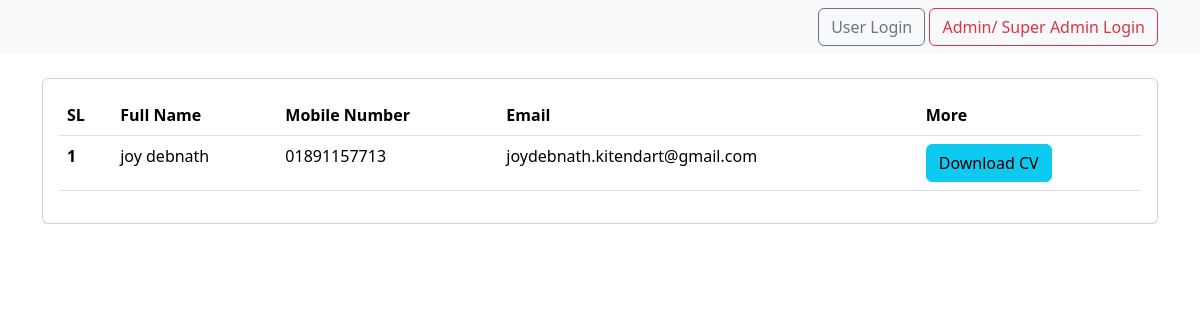
Screenshot of /user/users-info/ with the database file from the repository.
### userprofile/models.py (models this page shows, shortened)
class CvUpload(models.Model):
    person = models.OneToOneField(User, null=True, blank=True, on_delete= models.CASCADE)
    upload_cv = models.FileField(upload_to='cv', null=True, blank=True)

### accounts/models.py (models this page shows, shortened)
class User(AbstractUser):
    full_name = models.CharField(max_length=150, null=True)
    email = models.EmailField(unique=True, null=True)
    mobile_number = models.CharField(max_length=11, null=True, unique=True)
    profile_picture = models.ImageField(upload_to='profile/', null=True, blank=True, default='user-default/avatar.png')
    USERNAME_FIELD = 'mobile_number'
    REQUIRED_FIELDS = ['username']

### userprofile/views.py (the view)
# urls.py: path('users-info/', views.usersInfo, name="users-info"),
def usersInfo(request):
    cvs = CvUpload.objects.all()
    context = {'cvs': cvs}
    return render(request, 'userprofile/users_info.html', context)

### userprofile/templates/userprofile/users_info.html (shortened to what this page needs)
{% extends 'userprofile/base.html' %}
{% block content %}
<br>
<div class="container">
    <div class="card">
        <div class="card-body">
            <table class="table">
                <thead>
                  <tr>
                    <th scope="col">SL</th>
                    <th scope="col">Full Name</th>
                    <th scope="col">Mobile Number</th>
                    <th scope="col">Email</th>
                    <th scope="col">More</td>
                  </tr>
                </thead>
                {% for obj in cvs %}
                <tbody>
                  <tr>
                    <th scope="row">{{ forloop.counter }}</th>
                    <td>{{ obj.person.full_name }}</td>
                    <td>{{ obj.person.mobile_number }}</td>
                    <td>{{ obj.person.email }}</td>
                    <td><a href="{{ obj.upload_cv.url }}" class="btn btn-info">Download CV</a></td>
                  </tr>
                </tbody>
                {% endfor %}
              </table>
        </div>
    </div>
</div>
{% endblock %}

### rows the page displays
CvUpload: person.full_name "joy debnath", person.mobile_number "01891157713", person.email "joydebnath.kitendart@gmail.com"
